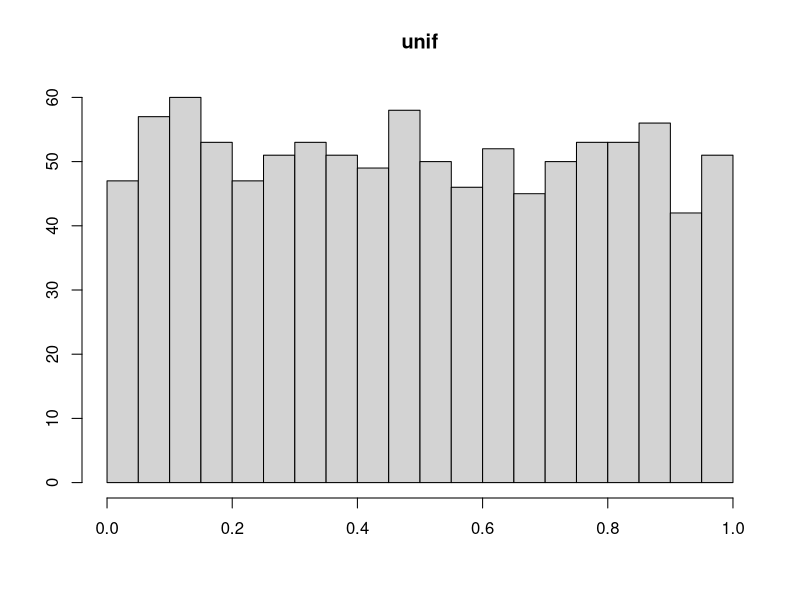
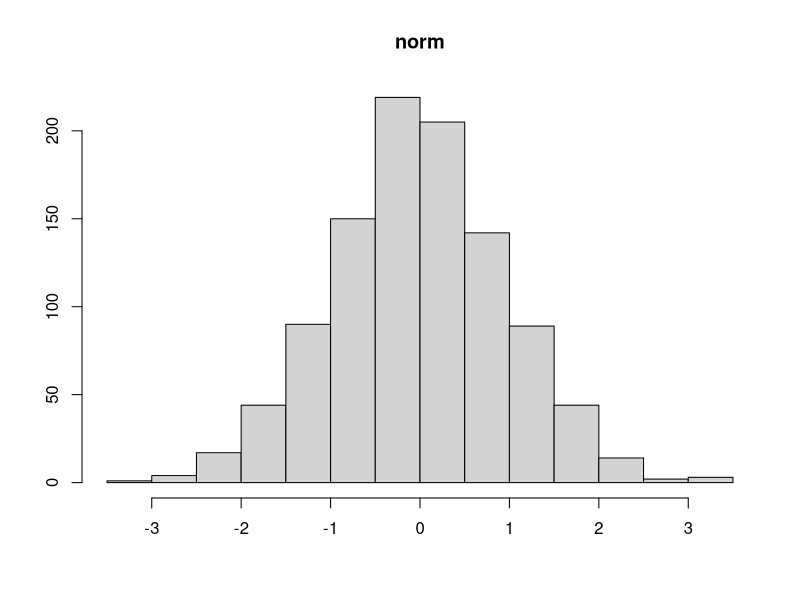
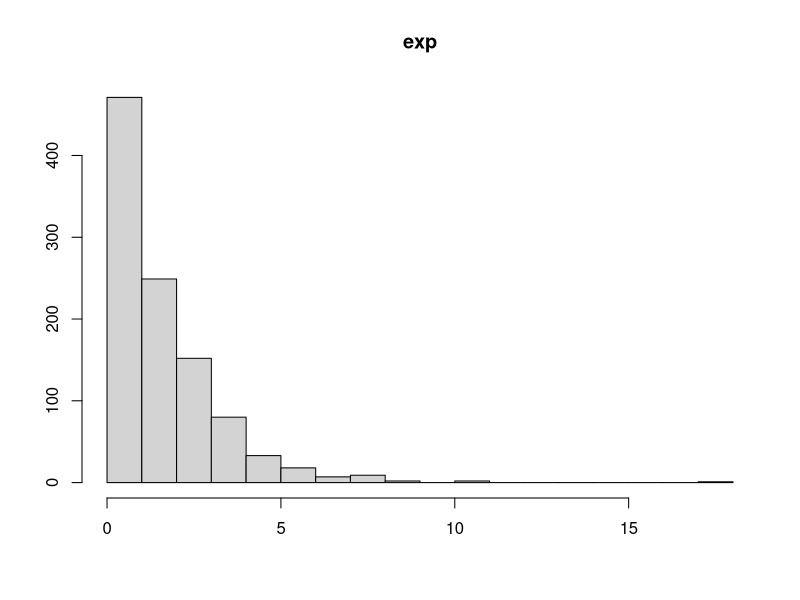
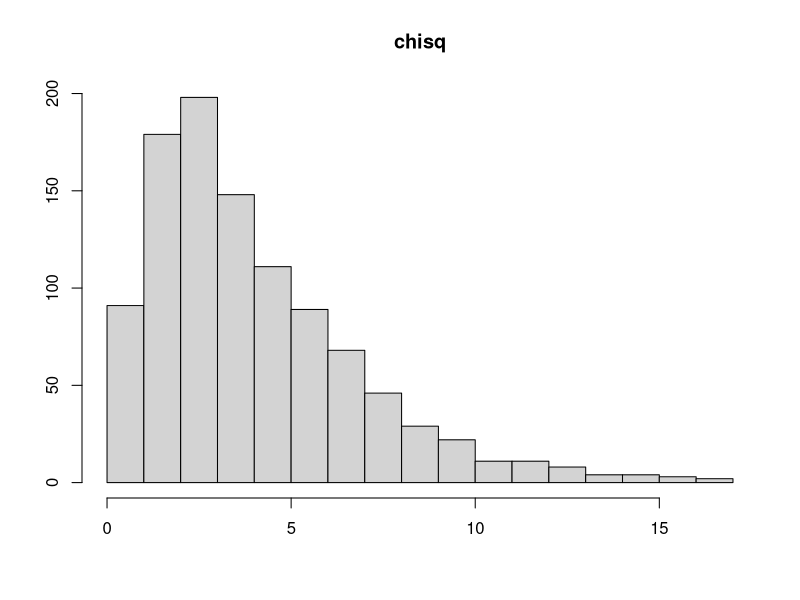
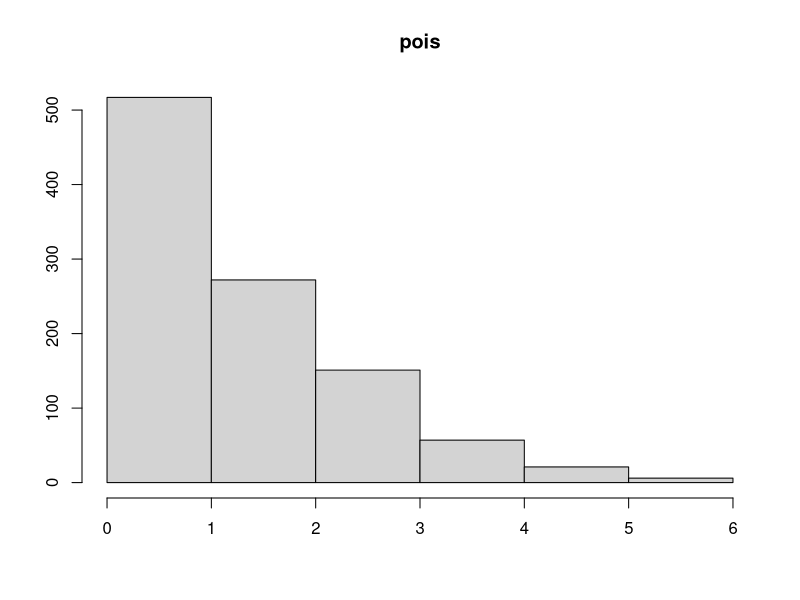
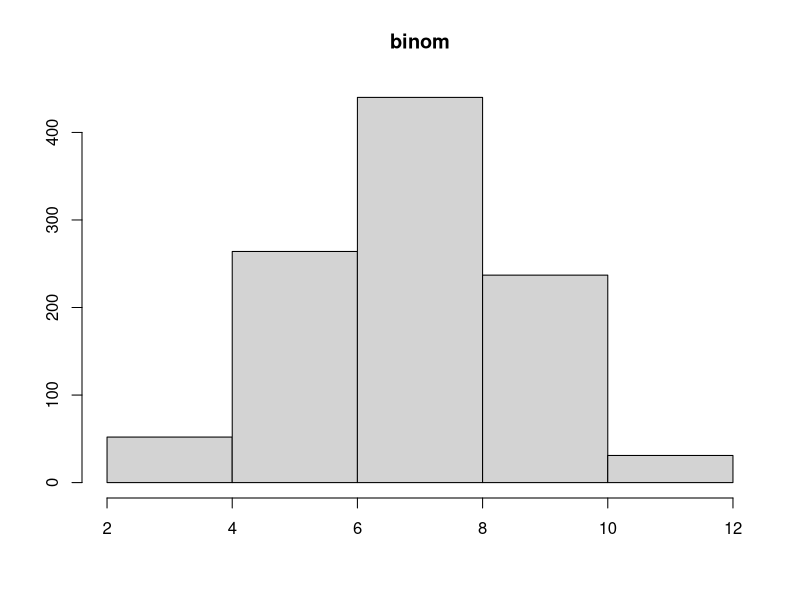
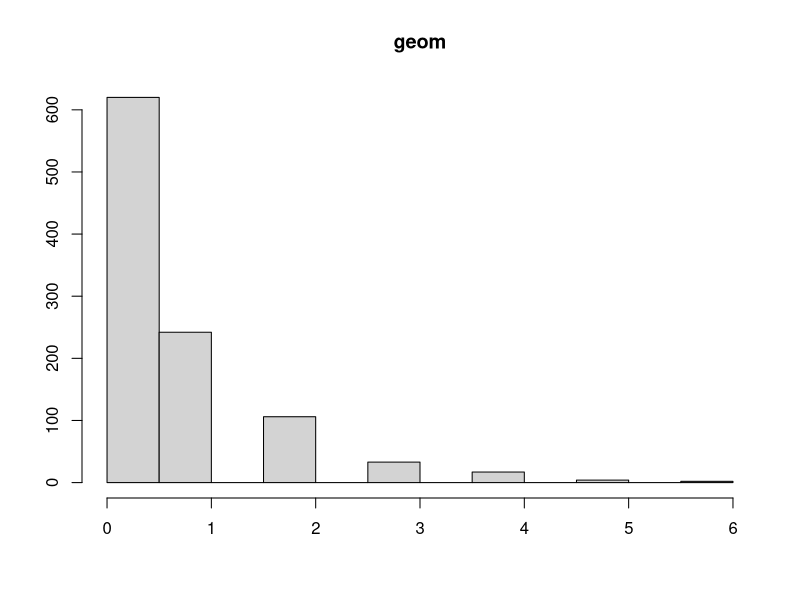

Source code (R) for these figures, in order:
library(fitdistrplus)

n <- 1024 # sample(200:500, 1)
uniform.min <- 0
uniform.max <- 1
normal.mean <- 0
normal.sd <- 1
exponential.rate <- 0.618
chi_squared.df <- 4
poisson.lambda <- 1.618
binomial.size <- 12
binomial.prob <- 0.618
geometric.prob <- 0.618

# ===================================================

do_chi_squared_test <- function(name, start, sample, cdf, breaks = 16) {
  sample_mean <- mean(sample)
  sample_variance <- var(sample)
  sample_histogram <- hist(sample, breaks = breaks, plot = FALSE)
  
  sample_counts <- sample_histogram$counts
  sample_breaks <- sample_histogram$breaks
  k <- length(sample_counts)
  
  sample_breaks[1] <- -Inf
  sample_breaks[k + 1] <- +Inf
  
  distribution <- cdf(sample_breaks)
  p <- distribution[2:(k + 1)] - distribution[1:k]
  result <- chisq.test(sample_counts, p = p, rescale.p = TRUE) # , simulate.p.value = TRUE)

  plot(sample_histogram, main = name, xlab = '', ylab = '')
  
  estimate <- NULL
  
  if (name != 'binom') {
    estimate <- ifelse(
      length(start) != 0,
      fitdist(sample, name, start = start)$estimate,
      fitdist(sample, name)$estimate
    )
  }
  
  list(
    p_value = result$p.value,
    sample_mean = sample_mean,
    sample_variance = sample_variance,
    estimate = estimate
  )
}

# ===================================================

uniform <- do_chi_squared_test(
  name = 'unif', start = list(min = 0, max = 1),
  sample = runif(n, min = uniform.min, max = uniform.max),
  cdf = function(q) { punif(q, min = uniform.min, max = uniform.max) }
)

normal <- do_chi_squared_test(
  name = 'norm', start = list(mean = 0, sd = 1),
  sample = rnorm(n, mean = normal.mean, sd = normal.sd),
  cdf = function(q) { pnorm(q, mean = normal.mean, sd = normal.sd) }
)

exponential <- do_chi_squared_test(
  name = 'exp', start = list(),
  sample = rexp(n, rate = exponential.rate),
  cdf = function(q) { pexp(q, rate = exponential.rate) }
)

chi_squared <- do_chi_squared_test(
  name = 'chisq',  start = list(df = 2),
  sample = rchisq(n, df = chi_squared.df),
  cdf = function(q) { pchisq(q, df = chi_squared.df) }
)

poisson <- do_chi_squared_test(
  name = 'pois', start = list(),
  sample = rpois(n, lambda = poisson.lambda),
  cdf = function(q) { ppois(q, lambda = poisson.lambda) },
  breaks = 6
)

binomial <- do_chi_squared_test(
  name = 'binom', start = list(),
  sample = rbinom(n, size = binomial.size, prob = binomial.prob),
  cdf = function(q) { pbinom(q, size = binomial.size, prob = binomial.prob) },
  breaks = 6
)

geometric <- do_chi_squared_test(
  name = 'geom', start = list(),
  sample = rgeom(n, prob = geometric.prob),
  cdf = function(q) { pgeom(q, prob = geometric.prob) }
)
